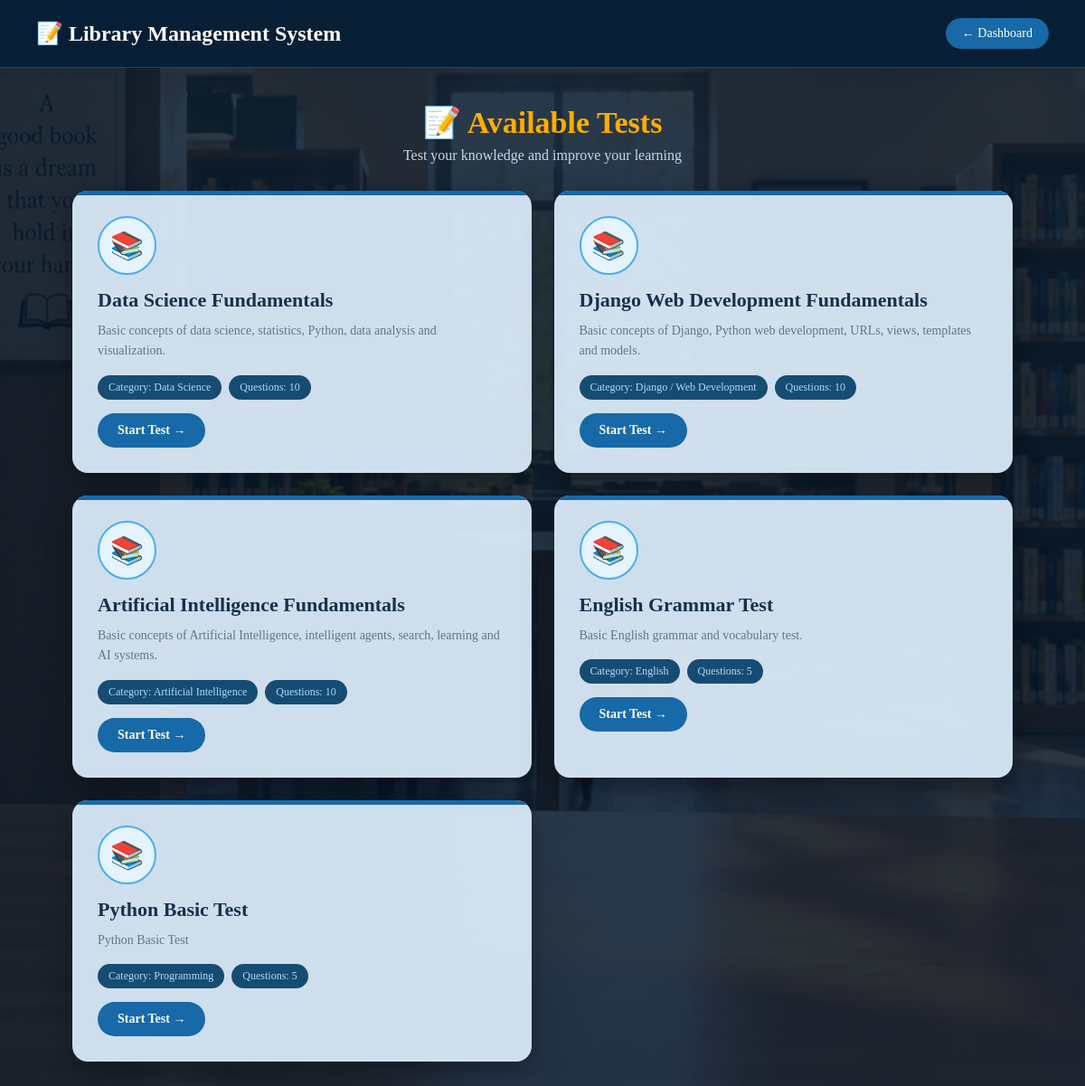
The app's page /student/tests/ with its own data.
### library/models.py (models this page shows, shortened)
class Test(models.Model):
    title = models.CharField(max_length=200)
    category = models.CharField(max_length=100)
    description = models.TextField(blank=True)
    total_questions = models.PositiveIntegerField(default=5)
    created_at = models.DateTimeField(auto_now_add=True)

### library/views.py (the view)
def student_tests(request):
    username = request.GET.get("username")
    student = Student.objects.filter(
        username=username
    ).first()
    tests = Test.objects.all().order_by('-created_at')
    return render(
        request,
        'student_tests.html',
        {
            'student': student,
            'tests': tests
        }
    )

### library/templates/student_tests.html (shortened to what this page needs)
{% load static %}
<!DOCTYPE html>
<html lang="en">
<head>
<link rel="stylesheet" href="{% static 'student_test.css' %}">
</head>
<body>
<header class="header">
    <div class="logo">
        📝 <span>Library Management System</span>
    </div>
    <a href="{% url 'student_dashboard' %}?username={{ student.username }}"
       class="back-btn">
        ← Dashboard
    </a>
</header>
<main class="main">
    <div class="title">
        <h1>📝 Available Tests</h1>
        <p>Test your knowledge and improve your learning</p>
    </div>
    {% if tests %}
    <div class="test-grid">
        {% for test in tests %}
        <div class="test-card">
            <div class="icon">📚</div>
            <h2>{{ test.title }}</h2>
            <p>
                {{ test.description|default:"Test your knowledge with this assessment." }}
            </p>
            <div class="info">
                <span class="badge">
                    Category: {{ test.category }}
                </span>
                <span class="badge">
                    Questions: {{ test.total_questions }}
                </span>
            </div>
            <a href="{% url 'take_test' test.id %}?username={{ student.username }}"
               class="start-btn">
                Start Test →
            </a>
        </div>
        {% endfor %}
    </div>
    {% else %}
    <div class="empty">
        📝<br><br>
        No tests are currently available.
    </div>
    {% endif %}
</main>
</body>
</html>

### library/static/student_test.css (style rules this page uses)
* { margin:0; padding:0; box-sizing:border-box; font-family:"Constantia","Times New Roman",Georgia,serif; }
body { min-height:100vh; background: linear-gradient(rgba(6,25,45,.86),rgba(6,25,45,.86)), url("/static/library.jpg.png") center center / cover fixed no-repeat; color:white; }
.header { height:75px; background:rgba(8,31,55,.97); display:flex; align-items:center; justify-content:space-between; padding:0 40px; border-bottom:1px solid rgba(255,255,255,.15); }
.logo { color:#ffad00; font-size:24px; font-weight:bold; }
.logo span { color:white; }
.back-btn { text-decoration:none; color:white; background:#1769a8; padding:9px 18px; border-radius:20px; font-size:14px; }
.main { max-width:1100px; margin:auto; padding:40px 30px; }
.title { text-align:center; margin-bottom:30px; }
.title h1 { color:#ffad00; font-size:34px; margin-bottom:8px; }
.title p { color:#c7d7e6; }
.test-grid { display:grid; grid-template-columns:repeat(2,1fr); gap:25px; }
.test-card { background:rgba(218,233,247,.95); color:#17304d; padding:28px; border-radius:17px; box-shadow:0 10px 30px rgba(0,0,0,.35); position:relative; overflow:hidden; transition:.3s; }
.test-card::before { content:""; position:absolute; top:0; left:0; width:100%; height:5px; background:#1769a8; }
.icon { width:65px; height:65px; border-radius:50%; background:#e5f3ff; border:2px solid #48aef0; display:flex; align-items:center; justify-content:center; font-size:30px; margin-bottom:15px; }
.test-card h2 { font-size:22px; margin-bottom:10px; }
.test-card p { color:#60758b; line-height:1.6; font-size:14px; }
.info { display:flex; gap:8px; flex-wrap:wrap; margin:15px 0; }
.badge { background:#174c72; color:#a9dcff; padding:6px 12px; border-radius:15px; font-size:12px; }
.start-btn { display:inline-block; text-decoration:none; background:#1769a8; color:white; padding:11px 22px; border-radius:22px; font-size:14px; font-weight:bold; }

### records on screen
Test: title "Data Science Fundamentals", description "Basic concepts of data science, statistics, Python, data analysis and visualization.", category "Data Science", total_questions "10"
Test: title "Django Web Development Fundamentals", description "Basic concepts of Django, Python web development, URLs, views, templates and models.", category "Django / Web Development", total_questions "10"
Test: title "Artificial Intelligence Fundamentals", description "Basic concepts of Artificial Intelligence, intelligent agents, search, learning and AI systems.", category "Artificial Intelligence", total_questions "10"
Test: title "English Grammar Test", description "Basic English grammar and vocabulary test.", category "English", total_questions "5"
Test: title "Python Basic Test", description "Python Basic Test", category "Programming", total_questions "5"
